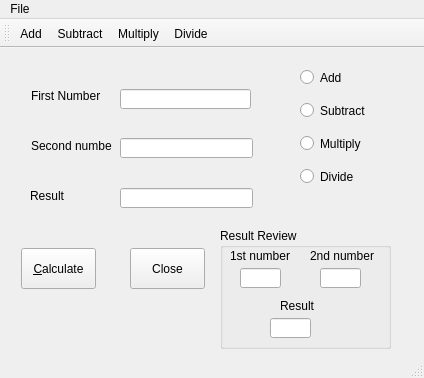
<?xml version="1.0" encoding="UTF-8"?>
<ui version="4.0">
 <class>MainWindow</class>
 <widget class="QMainWindow" name="MainWindow">
  <property name="geometry">
   <rect>
    <x>0</x>
    <y>0</y>
    <width>424</width>
    <height>378</height>
   </rect>
  </property>
  <property name="windowTitle">
   <string>MainWindow</string>
  </property>
  <widget class="QWidget" name="centralwidget">
   <widget class="QLabel" name="label">
    <property name="geometry">
     <rect>
      <x>31</x>
      <y>40</y>
      <width>81</width>
      <height>16</height>
     </rect>
    </property>
    <property name="text">
     <string>First Number</string>
    </property>
   </widget>
   <widget class="QLabel" name="label_2">
    <property name="geometry">
     <rect>
      <x>31</x>
      <y>90</y>
      <width>81</width>
      <height>16</height>
     </rect>
    </property>
    <property name="text">
     <string>Second number</string>
    </property>
   </widget>
   <widget class="QLabel" name="label_3">
    <property name="geometry">
     <rect>
      <x>30</x>
      <y>140</y>
      <width>101</width>
      <height>16</height>
     </rect>
    </property>
    <property name="text">
     <string>Result</string>
    </property>
   </widget>
   <widget class="QPushButton" name="pb_calc">
    <property name="geometry">
     <rect>
      <x>21</x>
      <y>200</y>
      <width>75</width>
      <height>41</height>
     </rect>
    </property>
    <property name="text">
     <string>&amp;Calculate</string>
    </property>
   </widget>
   <widget class="QPushButton" name="pushButton_2">
    <property name="geometry">
     <rect>
      <x>130</x>
      <y>200</y>
      <width>75</width>
      <height>41</height>
     </rect>
    </property>
    <property name="text">
     <string>Close</string>
    </property>
   </widget>
   <widget class="QRadioButton" name="rb_add">
    <property name="geometry">
     <rect>
      <x>300</x>
      <y>21</y>
      <width>82</width>
      <height>17</height>
     </rect>
    </property>
    <property name="text">
     <string>Add</string>
    </property>
   </widget>
   <widget class="QRadioButton" name="rb_sub">
    <property name="geometry">
     <rect>
      <x>300</x>
      <y>54</y>
      <width>82</width>
      <height>17</height>
     </rect>
    </property>
    <property name="text">
     <string>Subtract</string>
    </property>
   </widget>
   <widget class="QRadioButton" name="rb_multiply">
    <property name="geometry">
     <rect>
      <x>300</x>
      <y>87</y>
      <width>82</width>
      <height>17</height>
     </rect>
    </property>
    <property name="text">
     <string>Multiply</string>
    </property>
   </widget>
   <widget class="QRadioButton" name="rb_divide">
    <property name="geometry">
     <rect>
      <x>300</x>
      <y>120</y>
      <width>82</width>
      <height>17</height>
     </rect>
    </property>
    <property name="text">
     <string>Divide</string>
    </property>
   </widget>
   <widget class="QLineEdit" name="lne_f1_1">
    <property name="geometry">
     <rect>
      <x>120</x>
      <y>41</y>
      <width>131</width>
      <height>20</height>
     </rect>
    </property>
   </widget>
   <widget class="QLineEdit" name="lne_f2_3">
    <property name="geometry">
     <rect>
      <x>120</x>
      <y>90</y>
      <width>133</width>
      <height>20</height>
     </rect>
    </property>
   </widget>
   <widget class="QLineEdit" name="lne_r_1">
    <property name="geometry">
     <rect>
      <x>120</x>
      <y>140</y>
      <width>133</width>
      <height>20</height>
     </rect>
    </property>
   </widget>
   <widget class="QGroupBox" name="groupBox">
    <property name="geometry">
     <rect>
      <x>220</x>
      <y>180</y>
      <width>171</width>
      <height>121</height>
     </rect>
    </property>
    <property name="title">
     <string>Result Review</string>
    </property>
    <widget class="QLabel" name="label_4">
     <property name="geometry">
      <rect>
       <x>10</x>
       <y>20</y>
       <width>71</width>
       <height>16</height>
      </rect>
     </property>
     <property name="text">
      <string>1st number</string>
     </property>
    </widget>
    <widget class="QLineEdit" name="lne_f1_2">
     <property name="geometry">
      <rect>
       <x>20</x>
       <y>40</y>
       <width>41</width>
       <height>20</height>
      </rect>
     </property>
    </widget>
    <widget class="QLineEdit" name="lne_f2_2">
     <property name="geometry">
      <rect>
       <x>100</x>
       <y>40</y>
       <width>41</width>
       <height>20</height>
      </rect>
     </property>
    </widget>
    <widget class="QLabel" name="label_5">
     <property name="geometry">
      <rect>
       <x>90</x>
       <y>20</y>
       <width>71</width>
       <height>16</height>
      </rect>
     </property>
     <property name="text">
      <string>2nd number</string>
     </property>
    </widget>
    <widget class="QLineEdit" name="lne_r_2">
     <property name="geometry">
      <rect>
       <x>50</x>
       <y>90</y>
       <width>41</width>
       <height>20</height>
      </rect>
     </property>
    </widget>
    <widget class="QLabel" name="label_6">
     <property name="geometry">
      <rect>
       <x>60</x>
       <y>70</y>
       <width>61</width>
       <height>16</height>
      </rect>
     </property>
     <property name="text">
      <string>Result</string>
     </property>
    </widget>
   </widget>
  </widget>
  <widget class="QMenuBar" name="menubar">
   <property name="geometry">
    <rect>
     <x>0</x>
     <y>0</y>
     <width>424</width>
     <height>21</height>
    </rect>
   </property>
   <widget class="QMenu" name="menuFile">
    <property name="title">
     <string>File</string>
    </property>
    <addaction name="actionAdd"/>
    <addaction name="actionSub"/>
    <addaction name="actionMul"/>
    <addaction name="actionDiv"/>
   </widget>
   <addaction name="menuFile"/>
  </widget>
  <widget class="QStatusBar" name="statusbar"/>
  <widget class="QToolBar" name="toolBar">
   <property name="windowTitle">
    <string>toolBar</string>
   </property>
   <attribute name="toolBarArea">
    <enum>TopToolBarArea</enum>
   </attribute>
   <attribute name="toolBarBreak">
    <bool>false</bool>
   </attribute>
   <addaction name="actionAdd"/>
   <addaction name="actionSub"/>
   <addaction name="actionMul"/>
   <addaction name="actionDiv"/>
  </widget>
  <action name="actionAdd">
   <property name="icon">
    <iconset resource="Calc.qrc">
     <normaloff>:/Icons/add.png</normaloff>:/Icons/add.png</iconset>
   </property>
   <property name="text">
    <string>Add</string>
   </property>
   <property name="shortcut">
    <string>Ctrl+A</string>
   </property>
  </action>
  <action name="actionSub">
   <property name="icon">
    <iconset resource="Calc.qrc">
     <normaloff>:/Icons/subtract.png</normaloff>:/Icons/subtract.png</iconset>
   </property>
   <property name="text">
    <string>Subtract</string>
   </property>
   <property name="shortcut">
    <string>Ctrl+S</string>
   </property>
  </action>
  <action name="actionMul">
   <property name="icon">
    <iconset resource="Calc.qrc">
     <normaloff>:/Icons/multiply-icon.png</normaloff>:/Icons/multiply-icon.png</iconset>
   </property>
   <property name="text">
    <string>Multiply</string>
   </property>
   <property name="shortcut">
    <string>Ctrl+M</string>
   </property>
  </action>
  <action name="actionDiv">
   <property name="icon">
    <iconset resource="Calc.qrc">
     <normaloff>:/Icons/mathematic-divide-icon.png</normaloff>:/Icons/mathematic-divide-icon.png</iconset>
   </property>
   <property name="text">
    <string>Divide</string>
   </property>
   <property name="shortcut">
    <string>Ctrl+D</string>
   </property>
  </action>
 </widget>
 <resources>
  <include location="Calc.qrc"/>
 </resources>
 <connections>
  <connection>
   <sender>pushButton_2</sender>
   <signal>clicked()</signal>
   <receiver>MainWindow</receiver>
   <slot>close()</slot>
   <hints>
    <hint type="sourcelabel">
     <x>191</x>
     <y>315</y>
    </hint>
    <hint type="destinationlabel">
     <x>177</x>
     <y>271</y>
    </hint>
   </hints>
  </connection>
 </connections>
</ui>
